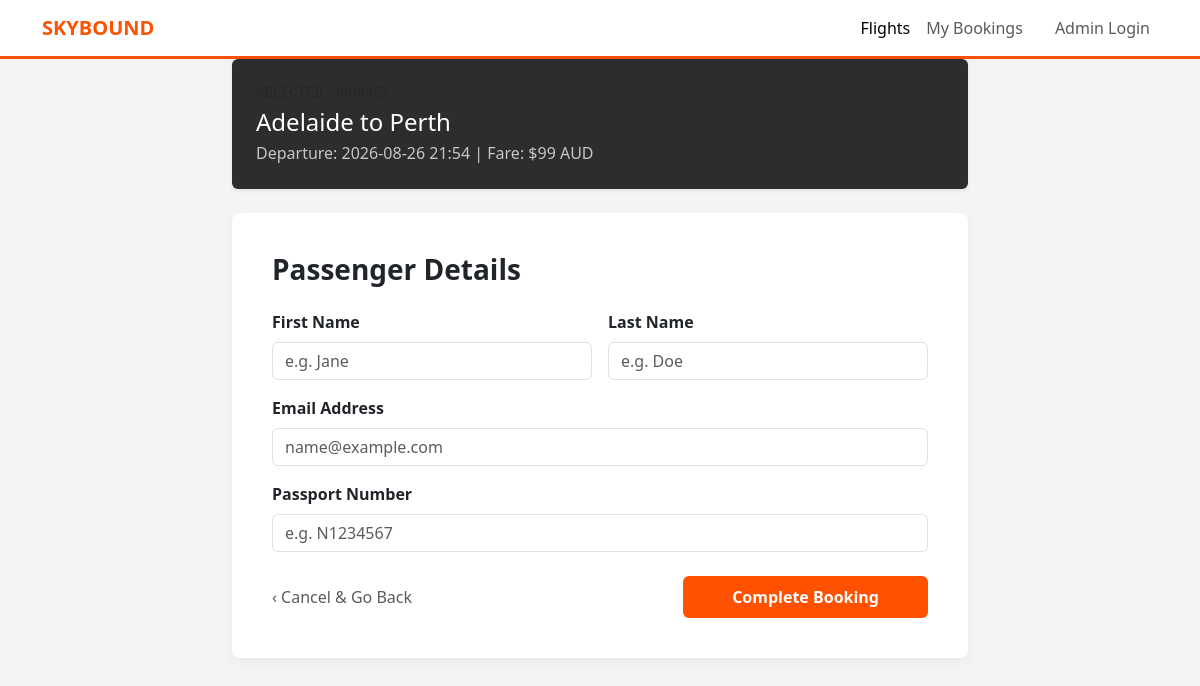
Before: /book/6 with the older database file.
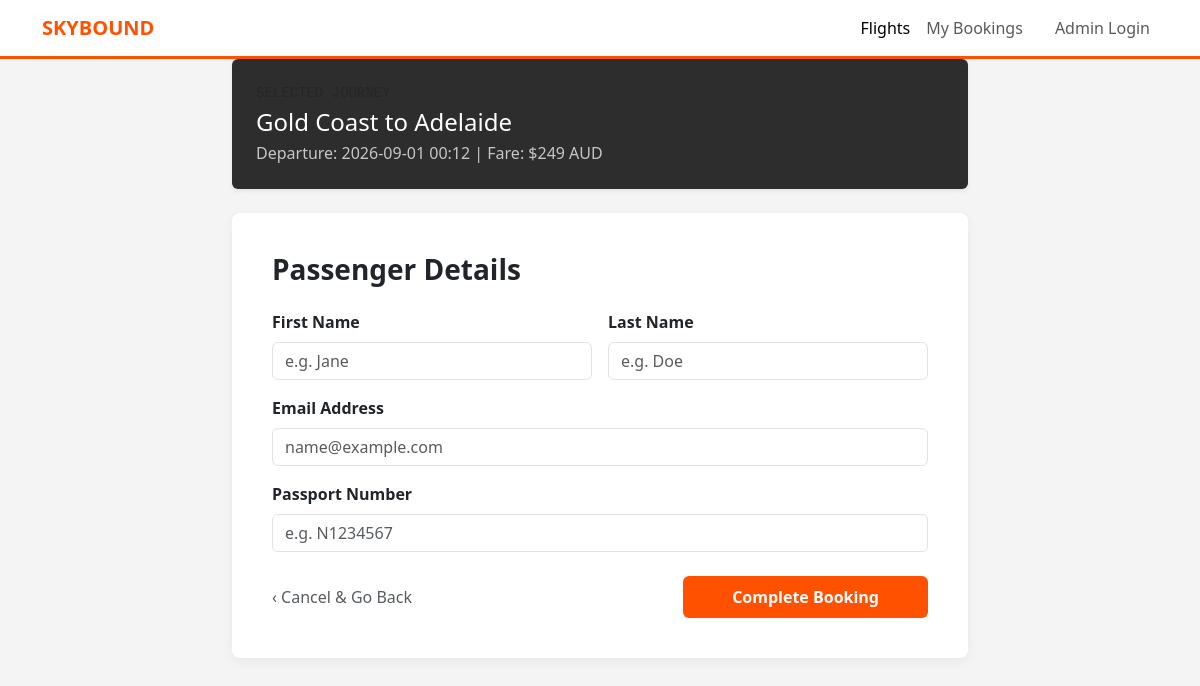
After: the same page with the newer database file.
### tables this page shows
CREATE TABLE flights (
        flight_id INTEGER PRIMARY KEY AUTOINCREMENT,
        origin TEXT,
        destination TEXT,
        departure_time TEXT,
        capacity INTEGER,
        price INTEGER
    );

### app.py (the view)
@app.route('/book/<int:flight_id>', methods=['GET', 'POST'])
def book_flight(flight_id):
    conn = get_db_connection()
    if request.method == 'POST':
        first = request.form.get('first_name')
        last = request.form.get('last_name')
        email = request.form.get('email')
        passport = request.form.get('passport')
        cursor = conn.cursor()
        cursor.execute('''
            INSERT INTO passengers (first_name, last_name, email, passport_num)
            SELECT ?, ?, ?, ?
            WHERE NOT EXISTS (
            SELECT 1 FROM passengers WHERE first_name = ? AND last_name = ? AND email = ? AND passport_num = ?
            );
        ''', (first, last, email, passport, first, last, email, passport))
        passenger_id = cursor.execute('SELECT passenger_id FROM passengers WHERE first_name = ? AND last_name = ? AND email = ? AND passport_num = ?', (first, last, email, passport)).fetchone()['passenger_id']
        if cursor.execute('SELECT * FROM bookings WHERE flight_id = ? AND passenger_id = ?',(flight_id,passenger_id)).fetchone() == None:
            seat = 'A1'
            all_seats = []
            capacity = cursor.execute("SELECT capacity FROM flights WHERE flight_id = ?",(flight_id,)).fetchone()[0] // 6
            for i in range(1,capacity+1):
                for x in ["A", "B", "C", "D", "E", "F"]:
                    all_seats.append(f"{x}{i}")
            i = 0
            while seat in {row[0] for row in cursor.execute("SELECT seat_assignment FROM bookings WHERE flight_id = ?",(flight_id,)).fetchall()}:
                seat = all_seats[i]
                i+=1
            cursor.execute('''
                INSERT INTO bookings (flight_id, passenger_id, seat_assignment)
                VALUES (?, ?, ?)
            ''', (flight_id, passenger_id, seat))
            booking_id = cursor.lastrowid
            conn.commit()
            conn.close()
            return redirect(f"/confirmation/{booking_id}")
        else:
            conn.close()
            return "you already have a flight booked"
    else:
        flight = conn.execute('SELECT * FROM flights WHERE flight_id = ?', (flight_id,)).fetchone()
        conn.close()
        return render_template('booking.html', flight=flight)

### app.py (called while the page is built)
def get_db_connection():
    conn = sqlite3.connect('pedair.db')
    conn.row_factory = sqlite3.Row
    return conn

### templates/booking.html (shortened to what this page needs)
<!DOCTYPE html>
<html lang="en">
<head>
    <link href="https://cdn.jsdelivr.net/npm/bootstrap@5.3.0/dist/css/bootstrap.min.css" rel="stylesheet">
</head>
<body>
<nav class="navbar navbar-expand-lg navbar-light sticky-top">
    <div class="container">
        <a class="navbar-brand fw-bold" href="/" style="color: var(--jetstar-orange);">SKYBOUND</a>
        <div class="navbar-nav ms-auto">
            <a class="nav-link active" href="/">Flights</a>
            <a class="nav-link" href="#">My Bookings</a>
            <a class="nav-link btn btn-outline-dark ms-lg-3" href="/admin">Admin Login</a>
        </div>
    </div>
</nav>
<div class="container">
    <div class="row justify-content-center">
        <div class="col-md-8">
            <div class="card mb-4 border-0 shadow-sm text-white" style="background-color: #2d2d2d;">
                <div class="card-body p-4">
                    <span class="text-uppercase small text-muted font-monospace d-block mb-1">Selected Journey</span>
                    <h4 class="mb-1">{{ flight.origin }} to {{ flight.destination }}</h4>
                    <p class="mb-0 text-light opacity-75">Departure: {{ flight.departure_time }} | Fare: ${{ flight.price }} AUD</p>
                </div>
            </div>
            <div class="booking-box">
                <h3 class="mb-4 fw-bold">Passenger Details</h3>
                <form method="POST">
                    <div class="row g-3 mb-3">
                        <div class="col-md-6">
                            <label class="form-label fw-bold">First Name</label>
                            <input type="text" class="form-control" name="first_name" required placeholder="e.g. Jane">
                        </div>
                        <div class="col-md-6">
                            <label class="form-label fw-bold">Last Name</label>
                            <input type="text" class="form-control" name="last_name" required placeholder="e.g. Doe">
                        </div>
                    </div>
                    <div class="mb-3">
                        <label class="form-label fw-bold">Email Address</label>
                        <input type="email" class="form-control" name="email" required placeholder="name@example.com">
                    </div>
                    <div class="mb-4">
                        <label class="form-label fw-bold">Passport Number</label>
                        <input type="text" class="form-control" name="passport" required placeholder="e.g. N1234567">
                    </div>
                    <div class="d-flex justify-content-between align-items-center">
                        <a href="/" class="text-decoration-none text-muted">‹ Cancel & Go Back</a>
                        <button type="submit" class="btn btn-orange px-5 py-2">Complete Booking</button>
                    </div>
                </form>
            </div>
        </div>
    </div>
</div>
</body>
</html>

Changed rows visible on the page:
changed flights "Adelaide": origin "Adelaide" → "Gold Coast"; destination "Perth" → "Adelaide"; departure_time "2026-08-26 21:54" → "2026-09-01 00:12"; price "99" → "249"
